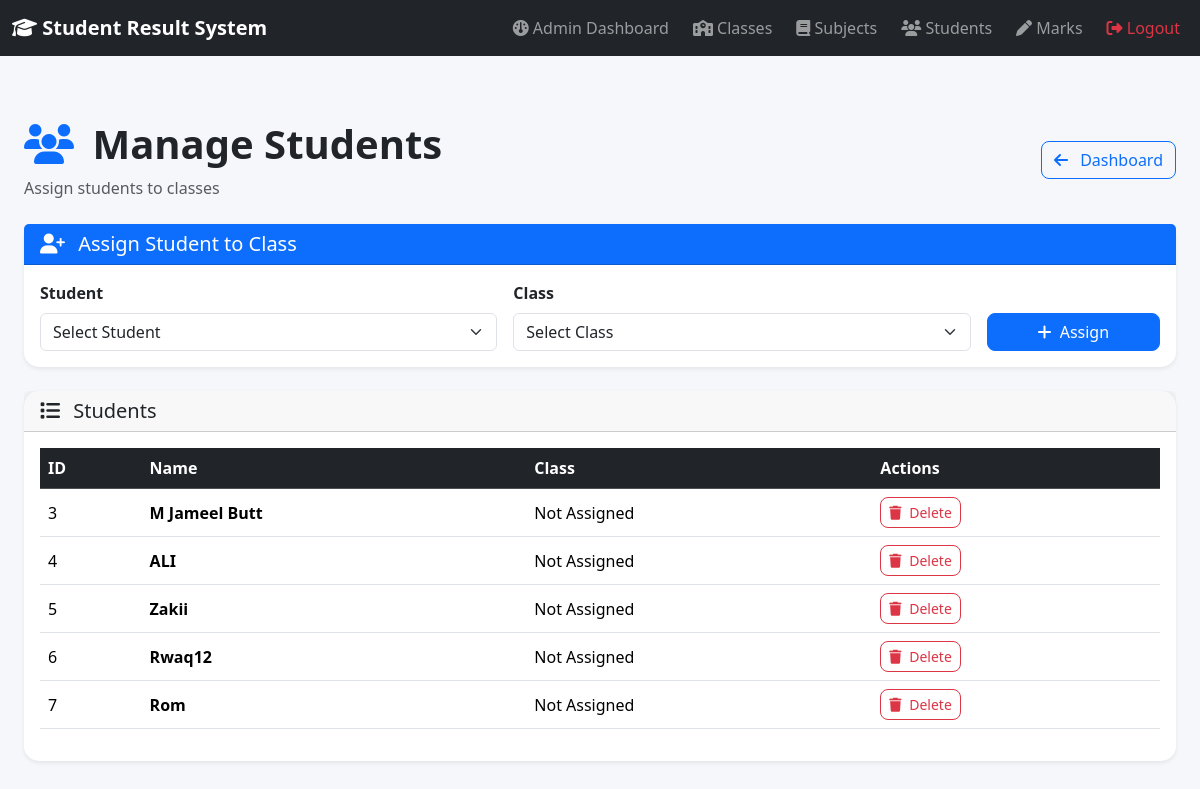
Page /admin/students (signed in) on the committed database.
### tables this page shows
CREATE TABLE students (
            id INTEGER PRIMARY KEY AUTOINCREMENT,
            user_id INTEGER,
            name TEXT NOT NULL,
            age INTEGER,
            department TEXT,
            semester INTEGER, class_id INTEGER,
            FOREIGN KEY (user_id) REFERENCES users(id)
        );

### app.py (the view, shortened to what this page needs)
@app.route("/admin/students", methods=["GET", "POST"])
def admin_students():
    if "username" not in session:
        return redirect("/login")
    if session.get("role") != "admin":
        return "Access Denied"
    connection = get_db_connection()
    students = connection.execute(
        """
        SELECT
            students.id,
            students.name,
            students.class_id,
            classes.class_name
        FROM students
        LEFT JOIN classes
        ON students.class_id = classes.id
        """
    ).fetchall()
    available_students = connection.execute(
        """
        SELECT id, name
        FROM students
        WHERE class_id IS NULL
        """
    ).fetchall()
    classes = connection.execute(
        "SELECT * FROM classes"
    ).fetchall()
    connection.close()
    return render_template(
        "admin_students.html",
        students=students,
        available_students=available_students,
        classes=classes
    )

### database.py (called while the page is built)
def get_db_connection():
    connection = sqlite3.connect(DATABASE)
    connection.row_factory = sqlite3.Row
    return connection

### templates/admin_students.html (shortened to what this page needs)
{% extends "base.html" %}
{% block content %}
<div class="container py-5">
    <div class="d-flex justify-content-between align-items-center mb-4">
        <div>
            <h1 class="fw-bold">
                <i class="fa-solid fa-users text-primary me-2"></i>
                Manage Students
            </h1>
            <p class="text-muted mb-0">
                Assign students to classes
            </p>
        </div>
        <a href="/admin" class="btn btn-outline-primary">
            <i class="fa-solid fa-arrow-left me-2"></i>
            Dashboard
        </a>
    </div>
    <div class="card shadow-sm mb-4">
        <div class="card-header bg-primary text-white">
            <h5 class="mb-0">
                <i class="fa-solid fa-user-plus me-2"></i>
                Assign Student to Class
            </h5>
        </div>
        <div class="card-body">
            <form method="POST" action="/admin/students">
                <div class="row g-3 align-items-end">
                    <div class="col-md-5">
                        <label class="form-label fw-semibold">
                            Student
                        </label>
                        <select
                            name="student_id"
                            class="form-select"
                            required
                        >
                            <option value="">
                                Select Student
                            </option>
                        </select>
                    </div>
                    <div class="col-md-5">
                        <label class="form-label fw-semibold">
                            Class
                        </label>
                        <select
                            name="class_id"
                            class="form-select"
                            required
                        >
                            <option value="">
                                Select Class
                            </option>
                        </select>
                    </div>
                    <div class="col-md-2">
                        <button
                            type="submit"
                            class="btn btn-primary w-100"
                        >
                            <i class="fa-solid fa-plus me-1"></i>
                            Assign
                        </button>
                    </div>
                </div>
            </form>
        </div>
    </div>
    <div class="card shadow-sm">
        <div class="card-header">
            <h5 class="mb-0">
                <i class="fa-solid fa-list me-2"></i>
                Students
            </h5>
        </div>
        <div class="card-body">
            {% if students %}
            <div class="table-responsive">
                <table class="table table-hover align-middle">
                    <thead class="table-dark">
                        <tr>
                            <th>ID</th>
                            <th>Name</th>
                            <th>Class</th>
                            <th>Actions</th>
                        </tr>
                    </thead>
                    <tbody>
                        {% for student in students %}
                        <tr>
                            <td>
                                {{ student["id"] }}
                            </td>
                            <td class="fw-semibold">
                                {{ student["name"] }}
                            </td>
                            <td>
                                {{ student["class_name"] or "Not Assigned" }}
                            </td>
                            <td>
                                <a
                                    href="/admin/students/delete/{{ student['id'] }}"
                                    class="btn btn-sm btn-outline-danger confirm-action"
                                    data-message="Are you sure you want to delete this student?"
                                >
                                    <i class="fa-solid fa-trash me-1"></i>
                                    Delete
                                </a>
                            </td>
                        </tr>
                        {% endfor %}
                    </tbody>
                </table>
            </div>
            {% else %}
            <div class="alert alert-info mb-0">
                No students found.
            </div>
            {% endif %}
        </div>
    </div>
</div>
{% endblock %}

### templates/base.html (shortened to what this page needs)
<!DOCTYPE html>
<html lang="en">
<head>
    <link
        href="https://cdn.jsdelivr.net/npm/bootstrap@5.3.8/dist/css/bootstrap.min.css"
        rel="stylesheet"
    >
    <link
        rel="stylesheet"
        href="https://cdnjs.cloudflare.com/ajax/libs/font-awesome/6.7.2/css/all.min.css"
    >
    <link
        rel="stylesheet"
        href="{{ url_for('static', filename='css/style.css') }}"
    >
</head>
<body>
    <nav class="navbar navbar-expand-lg bg-dark navbar-dark">
        <div class="container">
            <a class="navbar-brand" href="/">
                <i class="fa-solid fa-graduation-cap"></i>
                Student Result System
            </a>
            <div
                class="collapse navbar-collapse"
                id="navbarMenu"
            >
                <ul class="navbar-nav ms-auto">
                    {% if session.get("role") == "admin" %}
                        <li class="nav-item">
                            <a
                                class="nav-link"
                                href="/admin"
                            >
                                <i class="fa-solid fa-gauge"></i>
                                Admin Dashboard
                            </a>
                        </li>
                        <li class="nav-item">
                            <a
                                class="nav-link"
                                href="/admin/classes"
                            >
                                <i class="fa-solid fa-school"></i>
                                Classes
                            </a>
                        </li>
                        <li class="nav-item">
                            <a
                                class="nav-link"
                                href="/admin/subjects"
                            >
                                <i class="fa-solid fa-book"></i>
                                Subjects
                            </a>
                        </li>
                        <li class="nav-item">
                            <a
                                class="nav-link"
                                href="/admin/students"
                            >
                                <i class="fa-solid fa-users"></i>
                                Students
                            </a>
                        </li>
                        <li class="nav-item">
                            <a
                                class="nav-link"
                                href="/admin/marks"
                            >
                                <i class="fa-solid fa-pen"></i>
                                Marks
                            </a>
                        </li>
                    {% endif %}
                    <li class="nav-item">
                        <a
                            class="nav-link text-danger"
                            href="/logout"
                        >
                            <i class="fa-solid fa-right-from-bracket"></i>
                            Logout
                        </a>
                    </li>
                </ul>
            </div>
        </div>
    </nav>
<div class="container mt-3">
    {% block content %}
    {% endblock %}
</div>
</body>
</html>

### static/css/style.css (style rules this page uses)
body { background-color: #f8f9fa; }
.card { border: none; }
.navbar-brand { font-weight: 600; }
.nav-link { transition: 0.2s; }
.table th { white-space: nowrap; }
body { background-color: #f5f7fb; }
.navbar-nav .nav-link { margin-left: 8px; transition: 0.3s; }
.card { border: none; border-radius: 15px; transition: 0.3s; }
.btn { border-radius: 8px; }
.container { max-width: 1200px; }

### rows in the picture
students: id "3", name "M Jameel Butt", student "Not Assigned"
students: id "4", name "ALI", student "Not Assigned"
students: id "5", name "Zakii", student "Not Assigned"
students: id "6", name "Rwaq12", student "Not Assigned"
students: id "7", name "Rom", student "Not Assigned"
